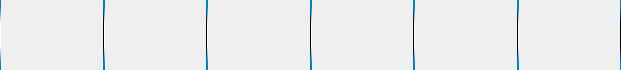
<?xml version="1.0" encoding="UTF-8"?>
<ui version="4.0">
 <class>BaseMenu</class>
 <widget class="QWidget" name="BaseMenu">
  <property name="geometry">
   <rect>
    <x>0</x>
    <y>0</y>
    <width>621</width>
    <height>70</height>
   </rect>
  </property>
  <property name="windowTitle">
   <string>Form</string>
  </property>
  <property name="styleSheet">
   <string notr="true"/>
  </property>
  <layout class="QGridLayout" name="gridLayout_2">
   <property name="leftMargin">
    <number>0</number>
   </property>
   <property name="topMargin">
    <number>0</number>
   </property>
   <property name="rightMargin">
    <number>0</number>
   </property>
   <property name="bottomMargin">
    <number>0</number>
   </property>
   <property name="spacing">
    <number>0</number>
   </property>
   <item row="0" column="0">
    <widget class="QWidget" name="widget" native="true">
     <property name="styleSheet">
      <string notr="true">QWidget#menuItem0,#menuItem1,#menuItem2,#menuItem3,#menuItem4,#menuItem5
{
	border-left:  1px solid qlineargradient(spread:repeat, x1:0.5, y1:0, x2:0.5, y2:1, stop:0 rgba(0, 130, 195, 255), stop:0.1 rgba(0, 130, 195, 255), stop:0.333 rgba(255, 255, 255, 255), stop:0.667 rgba(255, 255, 255, 255), stop:0.9 rgba(0, 130, 195, 255), stop:1 rgba(0, 130, 195, 255));
	border-right: 1px solid qlineargradient(spread:repeat, x1:0.5, y1:0, x2:0.5, y2:1, stop:0 rgba(0, 130, 195, 255), stop:0.1 rgba(0, 130, 195, 255), stop:0.333 rgba(0, 0, 0, 255), stop:0.667 rgba(0, 0, 0, 255), stop:0.9 rgba(0, 130, 195, 255), stop:1 rgba(0, 130, 195, 255));
	background-color:  qlineargradient(spread:repeat, x1:0.5, y1:0, x2:0.5, y2:1,
stop:0 rgba(0, 130, 195, 255), 
stop:0.666 rgba(0, 130, 195, 255), 
stop:0.667 rgba(0, 0, 0, 255), 
stop:0.718730666 rgba(0, 0, 0, 255),
stop:0.852440666 rgba(0, 130, 195, 255));
}
</string>
     </property>
     <layout class="QGridLayout" name="gridLayout" columnstretch="1,1,1,1,1,1">
      <property name="leftMargin">
       <number>0</number>
      </property>
      <property name="topMargin">
       <number>0</number>
      </property>
      <property name="rightMargin">
       <number>0</number>
      </property>
      <property name="bottomMargin">
       <number>0</number>
      </property>
      <property name="spacing">
       <number>0</number>
      </property>
      <item row="0" column="0">
       <widget class="QWidget" name="menuItem0" native="true"/>
      </item>
      <item row="0" column="1">
       <widget class="QWidget" name="menuItem1" native="true"/>
      </item>
      <item row="0" column="3">
       <widget class="QWidget" name="menuItem3" native="true"/>
      </item>
      <item row="0" column="4">
       <widget class="QWidget" name="menuItem4" native="true"/>
      </item>
      <item row="0" column="2">
       <widget class="QWidget" name="menuItem2" native="true"/>
      </item>
      <item row="0" column="5">
       <widget class="QWidget" name="menuItem5" native="true"/>
      </item>
     </layout>
    </widget>
   </item>
  </layout>
 </widget>
 <resources/>
 <connections/>
</ui>
